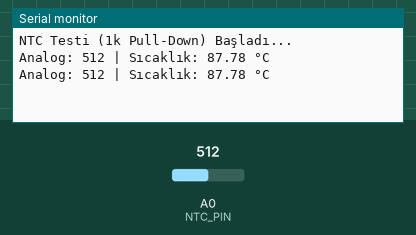
Simulated run of this sketch. Board: Arduino Mega 2560, built with avr-gcc and run on an emulated ATmega2560. On the bench: the last lines printed to the serial monitor. Inputs (shaded band) come from the test bench; at power-on: A0 (NTC_PIN) = 512.

Above: at 1.8 s.
1.9 s: A0 (NTC_PIN) set to 0
At 2.8 s:
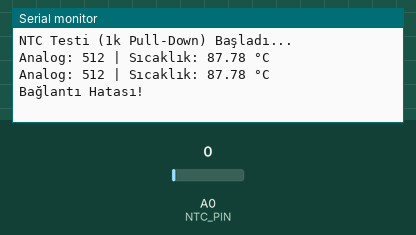
4.5 s: A0 (NTC_PIN) set to 65
At 5.4 s:
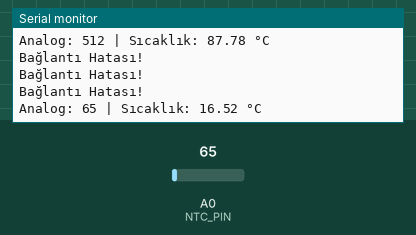

The sketch:

SicaklikKod.ino
```cpp
#include <math.h>

const int NTC_PIN = A0;

// 1kΩ direnç kullandığımız için 1000.0 yazıyoruz
const float R_REF = 1000.0;
const float R_0 = 10000.0;   // NTC'nin 25°C'deki direnci (10k)
const float T_0 = 298.15;    // 25°C (Kelvin)
const float B_VALUE = 3950;  // Standart Beta katsayısı

void setup() {
  Serial.begin(9600);
  Serial.println("NTC Testi (1k Pull-Down) Başladı...");
}

void loop() {
  int analogVal = analogRead(NTC_PIN);

  if (analogVal > 0 && analogVal < 1023) {
    float vOut = analogVal * (5.0 / 1023.0);

    // NTC 5V'a, 1k direnç GND'ye bağlıysa direnç hesabı:
    float rNtc = R_REF * ((5.0 / vOut) - 1.0);

    // Steinhart-Hart Denklemi
    float tempK = 1.0 / ((1.0 / T_0) + (1.0 / B_VALUE) * log(rNtc / R_0));
    float tempC = tempK - 273.15;

    Serial.print("Analog: ");
    Serial.print(analogVal);
    Serial.print(" | Sıcaklık: ");
    Serial.print(tempC);
    Serial.println(" °C");
  } else {
    Serial.println("Bağlantı Hatası!");
  }

  delay(1000);
}
```

Config_.ino
```cpp
#ifndef CONFIG_H
#define CONFIG_H

// ============================================================================
// 1. GENEL SERİ HABERLEŞME & BİLGİSAYAR (USB Serial Monitor)
// ============================================================================
#define SERIAL_BAUD         9600        // Bilgisayar / Seri port izleme hızı

// ============================================================================
// 2. BMS CAN BUS MODÜLÜ (MCP2515 - SPI HATTI)
// ============================================================================
// SPI Ortak Pinleri (Arduino Mega Donanımsal SPI):
// SCK  -> Pin 52 (SD Kart ile Paralel/Ortak)
// MISO -> Pin 50 (SD Kart ile Paralel/Ortak)
// MOSI -> Pin 51 (SD Kart ile Paralel/Ortak)
#define BMS_CAN_CS          53          // MCP2515 Özel Chip Select pini
#define BMS_CAN_INT         2           // MCP2515 Kesme (Interrupt) pini
#define CAN_OSC_FREQ        MCP_8MHZ    // MCP2515 kartı üzerindeki osilatör (8 MHz)
#define CAN_BUS_SPEED       CAN_250KBPS // Daly BMS fabrika çıkış CAN Bus hızı

// ============================================================================
// 3. LoRa TELEMETRİ MODÜLÜ (E22-900T22D - HARDWARE SERIAL 1)
// ============================================================================
#define LORA_SERIAL         Serial1     // Arduino Mega RX1 (Pin 19) / TX1 (Pin 18)
#define LORA_BAUD           9600        // LoRa fabrika çıkış UART hızı
#define LORA_M0             8           // LoRa Mod Seçim Pini M0
#define LORA_M1             9           // LoRa Mod Seçim Pini M1
#define TELEMETRY_SEND      1           // Saniye cinsinden paket gönderim periyodu (Şartname riski sıfırlandı)[cite: 1]

// ============================================================================
// 4. HMI / NEXTION DOKUNMATİK EKRAN (HARDWARE SERIAL 2)
// ============================================================================
#define DISPLAY_SERIAL      Serial2     // Arduino Mega RX2 (Pin 17) / TX2 (Pin 16)
#define DISPLAY_BAUD        9600        // Nextion ekran fabrika çıkış UART hızı

// ============================================================================
// 5. HARİCİ NTC SICAKLIK SENSÖRLERİ (ANALOG GİRİŞLER)
// ============================================================================
#define SICAKLIK_DS1        A0          // NTC Sensör 1 (10k NTC + 10k Sabit Direnç)
#define SICAKLIK_DS2        A1          // NTC Sensör 2 (10k NTC + 10k Sabit Direnç)
#define SICAKLIK_DS3        A2          // NTC Sensör 3 (10k NTC + 10k Sabit Direnç)

// ============================================================================
// 6. GÜVENLİK, RÖLE, BUZZER & KORUMA EŞİKLERİ
// ============================================================================
#define ROLE_PIN            22          // Batarya Kesici Röle / MOSFET Kontrol Pini
#define ALARM_PIN           23          // Sesli İkaz (Buzzer) Pini
#define ALARM_MAX           55          // °C cinsinden Sesli İkaz Başlangıç Eşiği[cite: 1, 2]
#define SICAKLIK_MAX        70          // °C cinsinden Röleyi Açma (Trip) Eşiği[cite: 1, 2]
#define LOST_MAX            60          // İletişim kopukluğunda güvenlik süresi (Saniye)[cite: 1]

// ============================================================================
// 7. MicroSD KART MODÜLÜ (SPI HATTI)
// ============================================================================
// SPI Ortak Pinleri (Arduino Mega Donanımsal SPI):
// SCK  -> Pin 52 (MCP2515 ile Paralel/Ortak)
// MISO -> Pin 50 (MCP2515 ile Paralel/Ortak)
// MOSI -> Pin 51 (MCP2515 ile Paralel/Ortak)
#define SD_MODULE_CS        4           // SD Kart Modülü Özel Chip Select pini

// ============================================================================
// 8. ARAÇ ANLIK DURUM OTOMATI (STATE MACHINE)
// ============================================================================
enum ActiveStatus {
  STATE_IDLE,       // Beklemede
  STATE_RUNNING,    // Normal Çalışma / Sürüş
  STATE_OBSTACLE,   // İkaz / Uyarı Durumu
  STATE_STOPPED,    // Güvenli Durdurma (Röle Açık)
  STATE_ERROR       // Kritik Hata
};

#endif // CONFIG_H
```

Measured:
- after the input at 1.9 s, the serial monitor: prints a new line after 0.11 s (image 1)
- after the input at 4.5 s, the serial monitor: prints a new line after 0.51 s (image 2)
